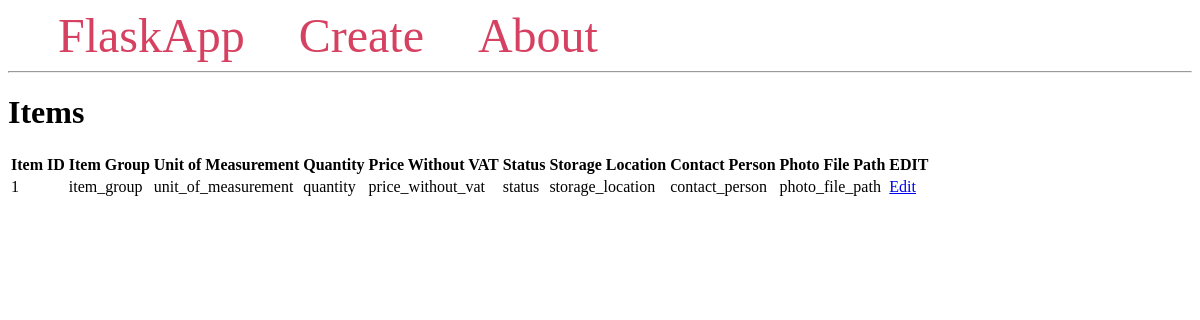
Before: / with the older database file.
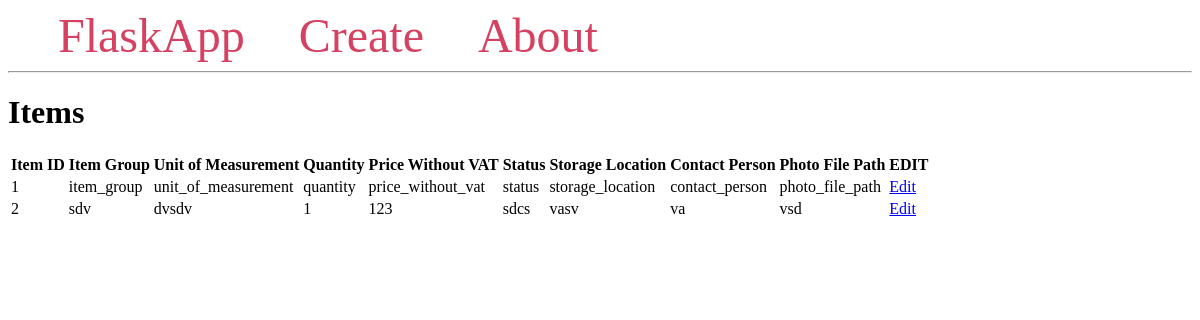
After: the same page with the newer database file.
### tables this page shows
CREATE TABLE Items (
    ItemID INTEGER PRIMARY KEY,
    ItemGroup VARCHAR(255) NOT NULL,
    UnitOfMeasurement VARCHAR(255) NOT NULL,
    Quantity INTEGER NOT NULL,
    PriceWithoutVAT DECIMAL(10, 2) NOT NULL,
    Status VARCHAR(255) NOT NULL,
    StorageLocation VARCHAR(255),
    ContactPerson TEXT,
    PhotoFilePath VARCHAR(255)
);

### app.py (the view)
@app.route('/')
def index():
    conn = get_db_connection()
    goods = conn.execute('SELECT * FROM Items').fetchall()
    conn.close()
    return render_template('index.html', goods=goods)

### app.py (called while the page is built)
def get_db_connection():
    conn = sqlite3.connect('db/database.db')
    conn.row_factory = sqlite3.Row
    return conn

### templates/index.html
{% extends 'base.html' %}
{% block content %}
<h1>{% block ItemGroup %} Items {% endblock %}</h1>
    <table>
        <tr>
            <th>Item ID</th>
            <th>Item Group</th>
            <th>Unit of Measurement</th>
            <th>Quantity</th>
            <th>Price Without VAT</th>
            <th>Status</th>
            <th>Storage Location</th>
            <th>Contact Person</th>
            <th>Photo File Path</th>
            <th>EDIT</th>
        </tr>
        {% for item in goods %}
        <tr>
            <td>{{ item['ItemID'] }}</td>
            <td>{{ item['ItemGroup'] }}</td>
            <td>{{ item['UnitOfMeasurement'] }}</td>
            <td>{{ item['Quantity'] }}</td>
            <td>{{ item['PriceWithoutVAT'] }}</td>
            <td>{{ item['Status'] }}</td>
            <td>{{ item['StorageLocation'] }}</td>
            <td>{{ item['ContactPerson'] }}</td>
            <td>{{ item['PhotoFilePath'] }}</td>
            <td>
                <a href="{{ url_for('edit_item', id=item['ItemID']) }}">Edit</a>
            </td>
        </tr>
        {% endfor %}
    </table>
{% endblock %}

### templates/base.html (shortened to what this page needs)
<!DOCTYPE html>
<html lang="en">
<head>
</head>
<body>
    <nav>
        <a href="{{ url_for('index') }}">FlaskApp</a>
        <a href="{{ url_for('create') }}">Create</a>
        <a href="#">About</a>
    </nav>
    <hr>
    <div class="content">
        {% block content %} {% endblock %}
    </div>
</body>
</html>

### templates/base.html (style rules this page uses)
nav a { color: #d64161; font-size: 3em; margin-left: 50px; text-decoration: none; }

Changed rows visible on the page:
added Items: ItemID "2", ItemGroup "sdv", UnitOfMeasurement "dvsdv", Quantity "1", PriceWithoutVAT "123", Status "sdcs", StorageLocation "vasv", ContactPerson "va", PhotoFilePath "vsd"
